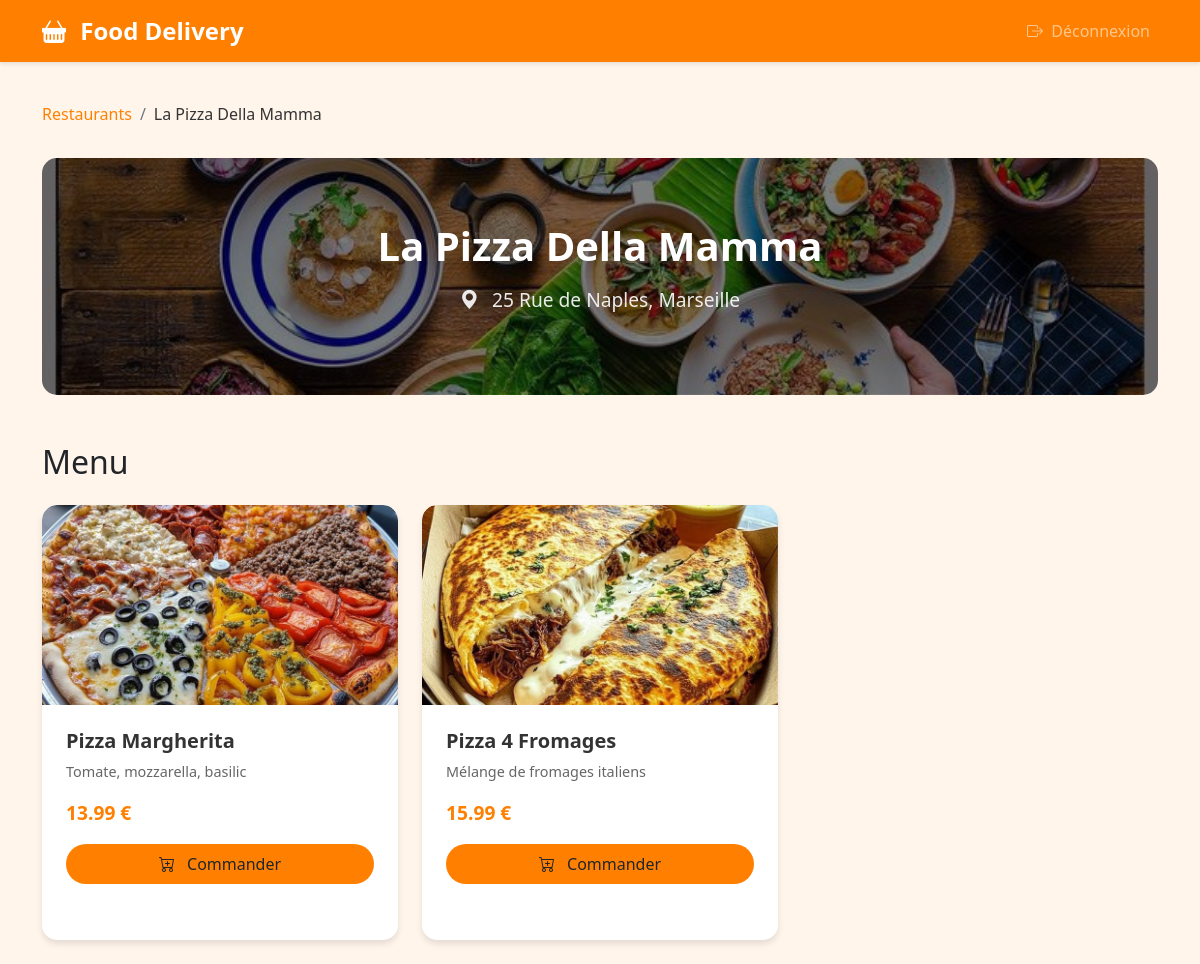
Page /restaurant_detail.php?id=3 (signed in) on the committed database.
### tables this page shows
CREATE TABLE IF NOT EXISTS restaurants (
    id INT PRIMARY KEY AUTO_INCREMENT,
    name VARCHAR(100) NOT NULL,
    address VARCHAR(255) NOT NULL,
    description TEXT,
    image VARCHAR(255) DEFAULT 'default.jpg',
    latitude DECIMAL(10, 8) NOT NULL,
    longitude DECIMAL(11, 8) NOT NULL,
    created_at TIMESTAMP DEFAULT CURRENT_TIMESTAMP
);

CREATE TABLE IF NOT EXISTS products (
    id INT PRIMARY KEY AUTO_INCREMENT,
    restaurant_id INT,
    name VARCHAR(100) NOT NULL,
    description TEXT,
    price DECIMAL(10, 2) NOT NULL,
    image VARCHAR(255) DEFAULT 'default.jpg',
    created_at TIMESTAMP DEFAULT CURRENT_TIMESTAMP,
    FOREIGN KEY (restaurant_id) REFERENCES restaurants(id)
);

### restaurant_detail.php (the view, shortened to what this page needs)
<?php
require_once 'config/database.php';
$restaurant_id = isset($_GET['id']) ? (int)$_GET['id'] : 0;
$stmt = $conn->prepare("SELECT * FROM restaurants WHERE id = ?");
$stmt->execute([$restaurant_id]);
$restaurant = $stmt->fetch(PDO::FETCH_ASSOC);
$stmt = $conn->prepare("SELECT * FROM products WHERE restaurant_id = ?");
$stmt->execute([$restaurant_id]);
$products = $stmt->fetchAll(PDO::FETCH_ASSOC);
?>
<!DOCTYPE html>
<html lang="fr">
<head>
    <link href="https://cdn.jsdelivr.net/npm/bootstrap@5.1.3/dist/css/bootstrap.min.css" rel="stylesheet">
    <link rel="stylesheet" href="https://cdn.jsdelivr.net/npm/bootstrap-icons@1.8.1/font/bootstrap-icons.css">
</head>
<body>
    <nav class="navbar navbar-expand-lg navbar-dark">
        <div class="container">
            <a class="navbar-brand" href="restaurants.php">
                <i class="bi bi-basket-fill me-2"></i>
                Food Delivery
            </a>
            <div class="collapse navbar-collapse" id="navbarNav">
                <ul class="navbar-nav ms-auto">
                    <li class="nav-item">
                        <a class="nav-link" href="logout.php">
                            <i class="bi bi-box-arrow-right me-1"></i>
                            Déconnexion
                        </a>
                    </li>
                </ul>
            </div>
        </div>
    </nav>
    <div class="container py-4">
        <nav aria-label="breadcrumb">
            <ol class="breadcrumb">
                <li class="breadcrumb-item"><a href="restaurants.php">Restaurants</a></li>
                <li class="breadcrumb-item active"><?php echo htmlspecialchars($restaurant['name']); ?></li>
            </ol>
        </nav>
        <div class="restaurant-header text-center">
            <h1 class="restaurant-title"><?php echo htmlspecialchars($restaurant['name']); ?></h1>
            <p class="restaurant-address">
                <i class="bi bi-geo-alt-fill me-2"></i>
                <?php echo htmlspecialchars($restaurant['address']); ?>
            </p>
        </div>
        <h2 class="mb-4">Menu</h2>
        <div class="row g-4">
            <?php foreach ($products as $product): ?>
                <div class="col-md-6 col-lg-4">
                    <div class="card product-card h-100">
                        <?php
                        $image_path = "img/products/" . $product['image'];
                        if (file_exists($image_path)):
                        ?>
                            <img src="<?php echo $image_path; ?>"
                                 class="product-image"
                                 alt="<?php echo htmlspecialchars($product['name']); ?>"
                                 onerror="this.onerror=null; this.src='img/products/default.jpg';">
                        <?php endif; ?>
                        <div class="product-body">
                            <h5 class="product-title"><?php echo htmlspecialchars($product['name']); ?></h5>
                            <p class="product-description">
                                <?php echo htmlspecialchars($product['description']); ?>
                            </p>
                            <p class="product-price">
                                <?php echo number_format($product['price'], 2); ?> €
                            </p>
                            <form method="POST" action="">
                                <button type="submit" class="btn btn-order">
                                    <i class="bi bi-cart-plus me-2"></i>
                                    Commander
                                </button>
                            </form>
                        </div>
                    </div>
                </div>
            <?php endforeach; ?>
        </div>
    </div>
</body>
</html>

### rows in the picture
restaurants: name "La Pizza Della Mamma", address "25 Rue de Naples, Marseille"
products: image (picture), name "Pizza Margherita", description "Tomate, mozzarella, basilic", price "13.99"
products: image (picture), name "Pizza 4 Fromages", description "Mélange de fromages italiens", price "15.99"
